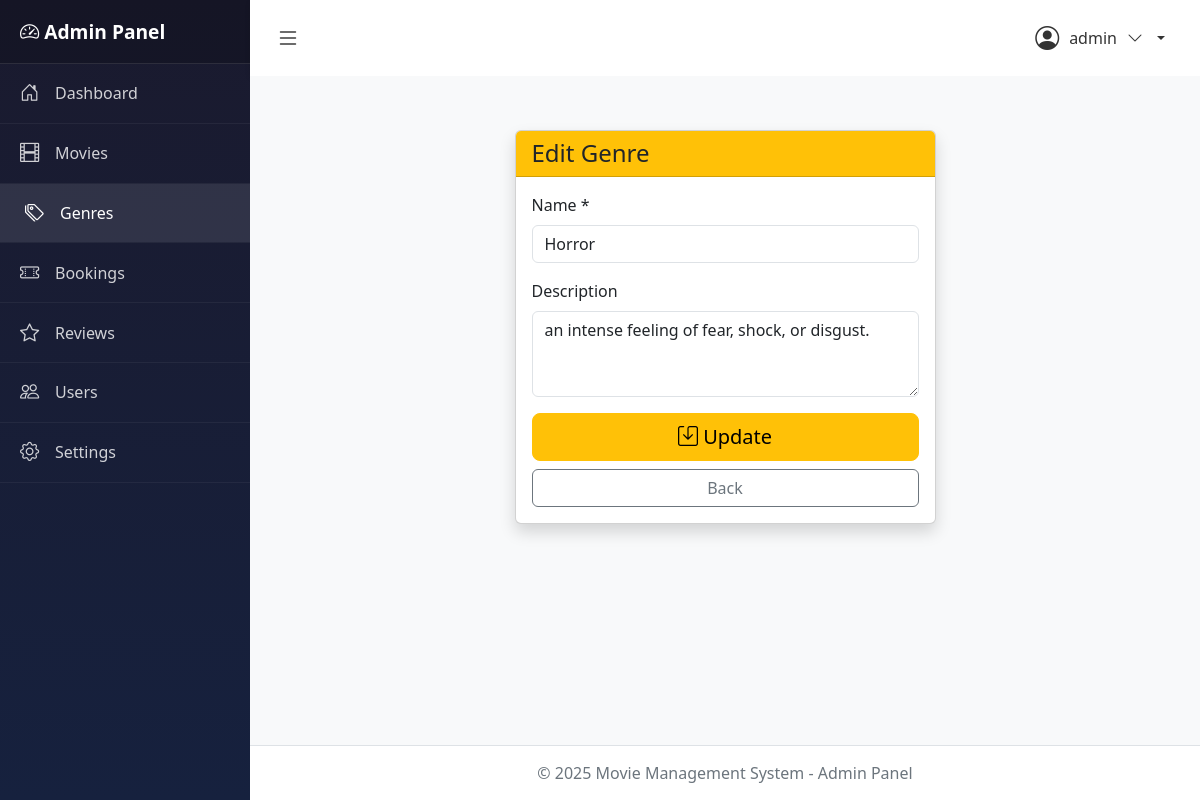
/dashboard/genres/2/edit/ (signed in), run on the app's committed database.
### accounts/models.py (models this page shows, shortened)
class Account(AbstractUser):
    ROLE_CHOICES = (
        ('admin', 'Admin'),
        ('user', 'User'),
    )
    role = models.CharField(max_length=10, choices=ROLE_CHOICES, default='user')
    created_at = models.DateTimeField(auto_now_add=True)
    updated_at = models.DateTimeField(auto_now=True)
    class Meta:
        db_table = 'accounts'
        verbose_name = 'Account'
        verbose_name_plural = 'Accounts'
    def is_admin(self):
        return self.role == 'admin'

### movies/models.py (models this page shows, shortened)
class Genre(models.Model):
    name = models.CharField(max_length=50, unique=True)
    description = models.TextField(blank=True, null=True)
    created_at = models.DateTimeField(auto_now_add=True)
    updated_at = models.DateTimeField(auto_now=True)
    class Meta:
        db_table = 'genres'
        verbose_name = 'Genre'
        verbose_name_plural = 'Genres'
        ordering = ['name']

### movies/views.py (the view)
# urls.py: path('dashboard/genres/<int:genre_id>/edit/', views.edit_genre, name='edit_genre'),
@login_required
def edit_genre(request, genre_id):
    if not request.user.is_admin():
        messages.error(request, 'Access denied! Admin only.')
        return redirect('home')
    genre = get_object_or_404(Genre, id=genre_id)
    if request.method == 'POST':
        form = GenreForm(request.POST, instance=genre)
        if form.is_valid():
            form.save()
            messages.success(request, 'Genre updated successfully!')
            if request.headers.get('X-Requested-With') == 'XMLHttpRequest':
                return JsonResponse({
                    'success': True,
                    'message': 'Genre updated successfully!'
                })
            return redirect('manage_genres')
        else:
            if request.headers.get('X-Requested-With') == 'XMLHttpRequest':
                return JsonResponse({
                    'success': False,
                    'errors': form.errors
                }, status=400)
    else:
        form = GenreForm(instance=genre)
    context = {
        'form': form,
        'genre': genre,
    }
    return render(request, 'Admin/edit_genres.html', context)

### movies/forms.py
class GenreForm(forms.ModelForm):
    class Meta:
        model = Genre
        fields = ['name', 'description']
        widgets = {
            'name': forms.TextInput(attrs={
                'class': 'form-control',
                'placeholder': 'Enter genre name'
            }),
            'description': forms.Textarea(attrs={
                'class': 'form-control',
                'rows': 3,
                'placeholder': 'Enter genre description (optional)'
            }),
        }

### movies/context_processors.py (called while the page is built)
def site_settings(request):
    settings = SiteSetting.get_settings()
    return {
        'site_settings': settings,
    }

### movies/models.py (called while the page is built)
    @classmethod
    def get_settings(cls):
        settings, created = cls.objects.get_or_create(id=1)
        return settings

### movies/templates/Admin/edit_genres.html (shortened to what this page needs)
{% extends 'Admin/base_admin.html' %}
{% block content %}
<div class="container my-4">
    <div class="row justify-content-center">
        <div class="col-md-6">
            <div class="card shadow">
                <div class="card-header bg-warning text-dark">
                    <h4 class="mb-0">Edit Genre</h4>
                </div>
                <div class="card-body">
                    <form method="post">
                        <div class="mb-3">
                            <label for="{{ form.name.id_for_label }}" class="form-label">Name *</label>
                            {{ form.name }}
                        </div>
                        <div class="mb-3">
                            <label for="{{ form.description.id_for_label }}" class="form-label">Description</label>
                            {{ form.description }}
                        </div>
                        <div class="d-grid gap-2">
                            <button type="submit" class="btn btn-warning btn-lg"><i class="bi bi-save"></i> Update</button>
                            <a href="{% url 'manage_genres' %}" class="btn btn-outline-secondary">Back</a>
                        </div>
                    </form>
                </div>
            </div>
        </div>
    </div>
</div>
{% endblock %}

### movies/templates/Admin/base_admin.html (shortened to what this page needs)
<!DOCTYPE html>
<html lang="en">
<head>
    <link href="https://cdn.jsdelivr.net/npm/bootstrap@5.3.0/dist/css/bootstrap.min.css" rel="stylesheet">
    <link href="https://cdn.jsdelivr.net/npm/bootstrap-icons@1.10.0/font/bootstrap-icons.css" rel="stylesheet">
</head>
<body>
    <div class="wrapper">
        <nav class="sidebar" id="sidebar">
            <div class="sidebar-header">
                <h3>
                    <i class="bi bi-speedometer2"></i>
                    <span>Admin Panel</span>
                </h3>
            </div>
            <ul class="sidebar-menu">
                <li>
                    <a href="{% url 'admin_dashboard' %}" class="{% if request.resolver_match.url_name == 'admin_dashboard' %}active{% endif %}">
                        <i class="bi bi-house-door"></i>
                        <span>Dashboard</span>
                    </a>
                </li>
                <li>
                    <a href="{% url 'manage_movies' %}" class="{% if 'movies' in request.path and request.resolver_match.url_name != 'admin_dashboard' %}active{% endif %}">
                        <i class="bi bi-film"></i>
                        <span>Movies</span>
                    </a>
                </li>
                <li>
                    <a href="{% url 'manage_genres' %}" class="{% if 'genres' in request.path %}active{% endif %}">
                        <i class="bi bi-tags"></i>
                        <span>Genres</span>
                    </a>
                </li>
                <li>
                    <a href="{% url 'manage_bookings' %}" class="{% if 'bookings' in request.path %}active{% endif %}">
                        <i class="bi bi-ticket-perforated"></i>
                        <span>Bookings</span>
                    </a>
                </li>
                <li>
                    <a href="{% url 'manage_reviews' %}" class="{% if 'reviews' in request.path %}active{% endif %}">
                        <i class="bi bi-star"></i>
                        <span>Reviews</span>
                    </a>
                </li>
                <li>
                    <a href="{% url 'manage_users' %}" class="{% if 'users' in request.path %}active{% endif %}">
                        <i class="bi bi-people"></i>
                        <span>Users</span>
                    </a>
                </li>
                <li>
                    <a href="{% url 'admin_settings' %}" class="{% if request.resolver_match.url_name == 'admin_settings' %}active{% endif %}">
                        <i class="bi bi-gear"></i>
                        <span>Settings</span>
                    </a>
                </li>
            </ul>
        </nav>
        <div class="content">
            <div class="top-navbar">
                <button class="toggle-sidebar" onclick="toggleSidebar()">
                    <i class="bi bi-list"></i>
                </button>
                <div class="user-info">
                    <div class="dropdown">
                        <a href="#" class="dropdown-toggle" data-bs-toggle="dropdown">
                            <i class="bi bi-person-circle" style="font-size: 1.5rem;"></i>
                            <span>{{ user.username }}</span>
                            <i class="bi bi-chevron-down"></i>
                        </a>
                    </div>
                </div>
            </div>
            <div class="main-content">
                {% block content %}{% endblock %}
            </div>
            <footer class="admin-footer">
                <p class="mb-0">&copy; 2025 Movie Management System - Admin Panel</p>
            </footer>
        </div>
    </div>
    {% load static %}
</body>
</html>

### movies/templates/Admin/base_admin.html (style rules this page uses)
body { min-height: 100vh; display: flex; flex-direction: column; }
.wrapper { display: flex; flex: 1; }
.sidebar { min-width: 250px; max-width: 250px; background: linear-gradient(180deg, #1a1a2e 0%, #16213e 100%); color: white; transition: all 0.3s; box-shadow: 2px 0 5px rgba(0,0,0,0.1); }
.sidebar-header { padding: 20px; background: rgba(0,0,0,0.2); border-bottom: 1px solid rgba(255,255,255,0.1); }
.sidebar-header h3 { font-size: 1.2rem; margin: 0; font-weight: 600; }
.sidebar-menu { padding: 0; list-style: none; }
.sidebar-menu li { border-bottom: 1px solid rgba(255,255,255,0.05); }
.sidebar-menu a { display: flex; align-items: center; padding: 15px 20px; color: rgba(255,255,255,0.8); text-decoration: none; transition: all 0.3s; }
.sidebar-menu a:hover, .sidebar-menu a.active { background: rgba(255,255,255,0.1); color: white; padding-left: 25px; }
.sidebar-menu a i { font-size: 1.2rem; margin-right: 10px; min-width: 25px; }
.content { flex: 1; display: flex; flex-direction: column; }
.top-navbar { background: white; box-shadow: 0 2px 5px rgba(0,0,0,0.1); padding: 15px 20px; display: flex; justify-content: space-between; align-items: center; }
.toggle-sidebar { background: none; border: none; font-size: 1.5rem; cursor: pointer; color: #333; }
.user-info { display: flex; align-items: center; gap: 15px; }
.user-info .dropdown-toggle { display: flex; align-items: center; gap: 10px; text-decoration: none; color: #333; padding: 5px 15px; border-radius: 5px; transition: background 0.3s; }
.main-content { flex: 1; padding: 30px; background: #f8f9fa; overflow-y: auto; }
.admin-footer { background: white; padding: 15px 30px; text-align: center; border-top: 1px solid #dee2e6; color: #6c757d; }

### data on the page
Account: username "admin"
Genre: name "Horror", description "an intense feeling of fear, shock, or disgust."
